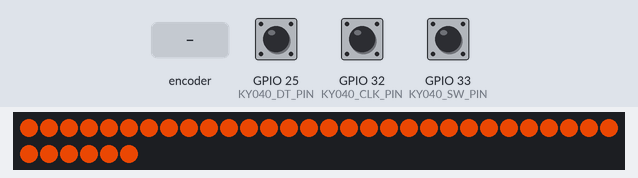
A program run on a simulated ESP32. Parts: 36 RGB LEDs in strip order, left to right, continuing on the next row. Inputs (shaded band) come from the test bench; at power-on: GPIO 33 (KY040_SW_PIN) HIGH, GPIO 25 (KY040_DT_PIN) HIGH, GPIO 32 (KY040_CLK_PIN) HIGH. Dim RGB values are drawn brighter than linear; what the program prints to the serial monitor is not drawn.

Above: at 1.2 s.
1.3 s: GPIO 33 (KY040_SW_PIN) pulled LOW for 3.2 s
At 2.3 s:
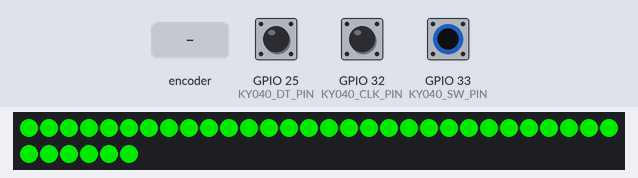
5.1 s: rotary encoder on GPIO 32 (KY040_CLK_PIN) / GPIO 25 (KY040_DT_PIN) turned 1 step (first pin leading)
At 5.43 s:
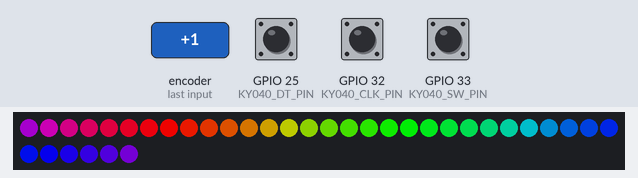
6.8 s: GPIO 33 (KY040_SW_PIN) pulled LOW for 0.15 s
At 7.6 s:
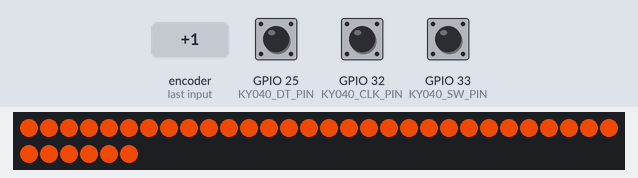
8.4 s: rotary encoder on GPIO 32 (KY040_CLK_PIN) / GPIO 25 (KY040_DT_PIN) turned 1 step (first pin leading)
10.1 s: GPIO 33 (KY040_SW_PIN) pulsed LOW 5 times (0.12 s each, 0.3 s apart)
At 10.62 s:
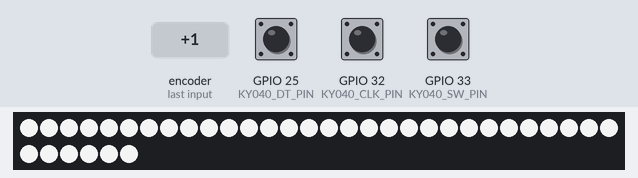
13.1 s: GPIO 33 (KY040_SW_PIN) pulled LOW for 1 s
At 13.6 s:
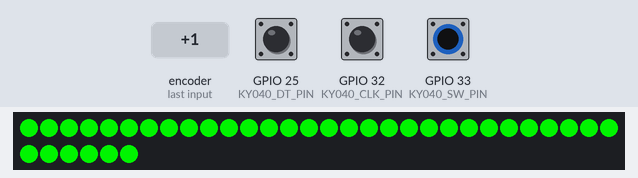
Timing chart, 0 to 16.1 s (numbered marks = the images above; inputs shaded):
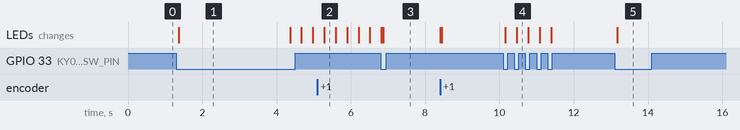

The program:

main.cpp
```cpp
#include "main.h"

void setup()
{
  Serial.begin(9600);
  Serial.println("Serial connected");

  // init_web_server();
  init_KY040();
  led_controller_init();
}

void loop()
{
  uint8_t mode = get_mode();
  set_brightness(getEncoderPosition());

  if (isButtonPressed())
  {
    if (mode != 4)
    {
      set_mode(mode + 1);
    }
    else
    {
      set_mode(0);
    }
  }

if(isButtonHeld3Seconds()){
  set_mode(4);
}
  led_controller_do_work();
  // web_server_do_work();
}
```

KY040.h
```cpp
#ifndef KY040_H
#define KY040_H

#include <Arduino.h>

#define KY040_CLK_PIN 32
#define KY040_DT_PIN 25
#define KY040_SW_PIN 33

void init_KY040();
int getEncoderPosition();
bool isButtonPressed();
bool isButtonHeld3Seconds();

#endif // KY-040_H
```

main.h
```cpp
#ifndef MAIN_H
#define MAIN_H

#include <Arduino.h>

#include "led_controller.h"
#include "web_server.h"
#include "KY040.h"

#define MODULE_NUM 1
#define MODULE_LED_AMOUNT 6 * 6
#define LED_AMOUNT MODULE_NUM *MODULE_LED_AMOUNT
#define LED_DATA_PIN 13

#ifdef __cplusplus
extern "C"
{
#endif

#ifdef __cplusplus
}
#endif

#endif // MAIN_H
```

web_server.h
```cpp
#ifndef WEB_SERVER_H
#define WEB_SERVER_H

#include <Arduino.h>

#include <WebServer.h>
#include "led_controller.h"

#ifdef __cplusplus
extern "C"
{
#endif

void handleRoot();
void init_web_server();
void web_server_do_work();

#ifdef __cplusplus
}
#endif

#endif // WEB_SERVER_H
```

KY040.cpp
```cpp
#include "KY040.h"

// Globale Variablen zum Speichern des Zustands
volatile int encoderPos = 187;
int lastClkState;
int buttonState;
int lastButtonState = HIGH;
unsigned long lastDebounceTime = 0;
unsigned long debounceDelay = 50; // Entprellzeit

// Variable für 3-Sekunden-Button-Druck
bool buttonHeld3Seconds = false;
unsigned long buttonPressTime = 0; // Zeit, zu der der Button gedrückt wurde

// Interrupt-Service-Routine (ISR) zum Verarbeiten von Drehungen
void IRAM_ATTR updateEncoder() {
    int clkState = digitalRead(KY040_CLK_PIN);
    int dtState = digitalRead(KY040_DT_PIN);

    if (clkState != lastClkState) {
        if (dtState != clkState) {
            if (encoderPos < 255) {
                encoderPos += 8;
                if (encoderPos > 255) {
                    encoderPos = 255;
                }
            }
        } else {
            if (encoderPos > 0) {
                encoderPos -= 8;
                if (encoderPos < 0) {
                    encoderPos = 0;
                }
            }
        }
    }
    lastClkState = clkState;
}

// Initialisieren der KY-040 Pins und des Interrupts
void init_KY040() {
    pinMode(KY040_CLK_PIN, INPUT);
    pinMode(KY040_DT_PIN, INPUT);
    pinMode(KY040_SW_PIN, INPUT_PULLUP); // Button mit Pullup-Widerstand

    lastClkState = digitalRead(KY040_CLK_PIN);
    attachInterrupt(digitalPinToInterrupt(KY040_CLK_PIN), updateEncoder, CHANGE);
}

// Funktion zum Lesen der Position des Encoders
int getEncoderPosition() {
    return encoderPos;
}

// Funktion zum Überprüfen des Button-Zustands
bool isButtonPressed() {
    int reading = digitalRead(KY040_SW_PIN);

    // Entprellen
    if (reading != lastButtonState) {
        lastDebounceTime = millis();
        buttonPressTime = millis(); // Startzeit zurücksetzen
        buttonHeld3Seconds = false; // Status zurücksetzen
    }

    if ((millis() - lastDebounceTime) > debounceDelay) {
        // Button-Zustand hat sich geändert
        if (reading != buttonState) {
            buttonState = reading;

            if (buttonState == LOW) {
                // Button wurde gedrückt
                return true;
            }
        }
    }

    // Überprüfen, ob der Button 3 Sekunden gedrückt gehalten wurde
    if (buttonState == LOW) {
        if ((millis() - buttonPressTime) >= 3000) {
            buttonHeld3Seconds = true;
        }
    } else {
        buttonPressTime = millis(); // Zurücksetzen, wenn Button losgelassen wird
        buttonHeld3Seconds = false; // Zurücksetzen
    }

    lastButtonState = reading;
    return false;
}

// Funktion zum Abrufen des 3-Sekunden-Status
bool isButtonHeld3Seconds() {
    return buttonHeld3Seconds;
}
```

led_controller.cpp
```cpp
#include "main.h" // included for LED_AMOUNT

volatile uint8_t led_data[LED_AMOUNT][3];
uint32_t Wheel(byte WheelPos);
Adafruit_NeoPixel strip = Adafruit_NeoPixel(LED_AMOUNT, LED_DATA_PIN, NEO_GRB + NEO_KHZ800);
static uint8_t mode = 0;

void led_controller_init()
{
    for (int i = 0; i < LED_AMOUNT; i++)
    {
        led_data[i][0] = 0;
        led_data[i][1] = 255;
        led_data[i][2] = 0;
    }

    pinMode(LED_DATA_PIN, OUTPUT);
    strip.begin();
    strip.setBrightness(187);
}

void led_controller_do_work()
{
    static uint16_t offset = 0;
    offset = (offset + 1) % 256;

    for (uint16_t led = 0; led < LED_AMOUNT; led++)
    {
        switch (mode)
        {

        case 0:
            led_data[led][0] = 255;
            led_data[led][1] = 78;
            led_data[led][2] = 3;
            break;

        case 1:
            led_data[led][0] = 0;
            led_data[led][1] = 255;
            led_data[led][2] = 0;
            break;
        case 2:
            led_data[led][0] = 255;
            led_data[led][1] = 255;
            led_data[led][2] = 255;
            break;
        case 3:
            led_data[led][0] = 120;
            led_data[led][1] = 10;
            led_data[led][2] = 40;
            break;
        default:
            break;
        }

        if(mode == 4)
        {
            strip.setPixelColor(led, Wheel(((led * 256 / strip.numPixels()) + offset) & 255)); // rainbow
        }
        else
        {
            strip.setPixelColor(led, strip.Color(led_data[led][0], led_data[led][1], led_data[led][2]));
        }
    }

    strip.show();
    delay(10);
}

uint32_t Wheel(byte WheelPos)
{
    WheelPos = 255 - WheelPos;
    if (WheelPos < 85)
    {
        return strip.Color(255 - WheelPos * 3, 0, WheelPos * 3);
    }
    if (WheelPos < 170)
    {
        WheelPos -= 85;
        return strip.Color(0, WheelPos * 3, 255 - WheelPos * 3);
    }
    WheelPos -= 170;
    return strip.Color(WheelPos * 3, 255 - WheelPos * 3, 0);
}

void set_mode(uint8_t new_mode)
{
    if (mode < 4)
    {
        mode = new_mode;
    }
    else
    {
        mode = 0;
    }
}


uint8_t get_mode()
{
    return mode;
}

void set_brightness(uint8_t brightness)
{
    strip.setBrightness(brightness);
}
```

web_server.cpp
```cpp
#include "web_server.h"

const char *ssid = "HarleyAnzeige";
const char *password = "HarleyAnzeige";

IPAddress local_IP(192, 168, 1, 1); // Set your desired IP address here
IPAddress gateway(192, 168, 1, 1);  // Set your gateway IP address here
IPAddress subnet(255, 255, 255, 0); // Set your subnet mask here

WebServer server(80);

static uint8_t brightness = 187;

void handleRoot();
void handleGreen();
void handleWhite();
void handlePink();
void handleRainbow();
void handleOrange();

void init_web_server()
{
    WiFi.mode(WIFI_AP);
    WiFi.softAPConfig(local_IP, gateway, subnet); // Configure static IP
    WiFi.softAP(ssid, password);

    // Print local IP address
    Serial.println();
    Serial.print("IP address: ");
    Serial.println(WiFi.softAPIP());

    server.on("/", handleRoot);
    server.on("/green", handleGreen);
    server.on("/orange", handleOrange);
    server.on("/white", handleWhite);
    server.on("/pink", handlePink);
    server.on("/rainbow", handleRainbow);
    server.begin();
}

void web_server_do_work()
{
    server.handleClient();
}

void handleRoot()
{
    String html = "<html><head>";
    html += "<style>";
    html += "html, body { height: 100%; margin: 0; }";
    html += "body { display: flex; flex-direction: column; justify-content: center; align-items: center; }";
    html += "form { width: 95%; height: 20%; margin: 10px 0; }";
    html += "button { width: 100%; height: 100%; font-size: 2em; }";
    html += "</style>";
    html += "</head><body>";
    html += "<form action='/green' method='get'><button type='submit'>Green</button></form>";
    html += "<form action='/orange' method='get'><button type='submit'>Orange</button></form>";
    html += "<form action='/white' method='get'><button type='submit'>White</button></form>";
    html += "<form action='/pink' method='get'><button type='submit'>Pink</button></form>";
    html += "<form action='/rainbow' method='get'><button type='submit'>Rainbow</button></form>";
    html += "</body></html>";
    server.send(200, "text/html", html);
}

void handleOrange()
{
    set_mode(0);
    handleRoot();
}

void handleGreen()
{
    set_mode(1);
    handleRoot();
}

void handleWhite()
{
    set_mode(2);
    handleRoot();
}

void handlePink()
{
    set_mode(3);
    handleRoot();
}

void handleRainbow()
{
    set_mode(4);
    handleRoot();
}
```

Source omitted: ed_controller.h (data table, 1964 bytes)

Measured:
- after the input at 1.3 s, the LEDs: change after 0.07 s (image 1)
- after the input at 6.8 s, the LEDs: first differ from a run without the input after 0.07 s (image 3)
- after the input at 10.1 s, the LEDs: first change after 0.06 s (image 4 shows a later state)
- after the input at 13.1 s, the LEDs: change after 0.07 s (image 5)
- what the display in image 1 shows lasts 3.0 s, from 1.4 s to 4.4 s
